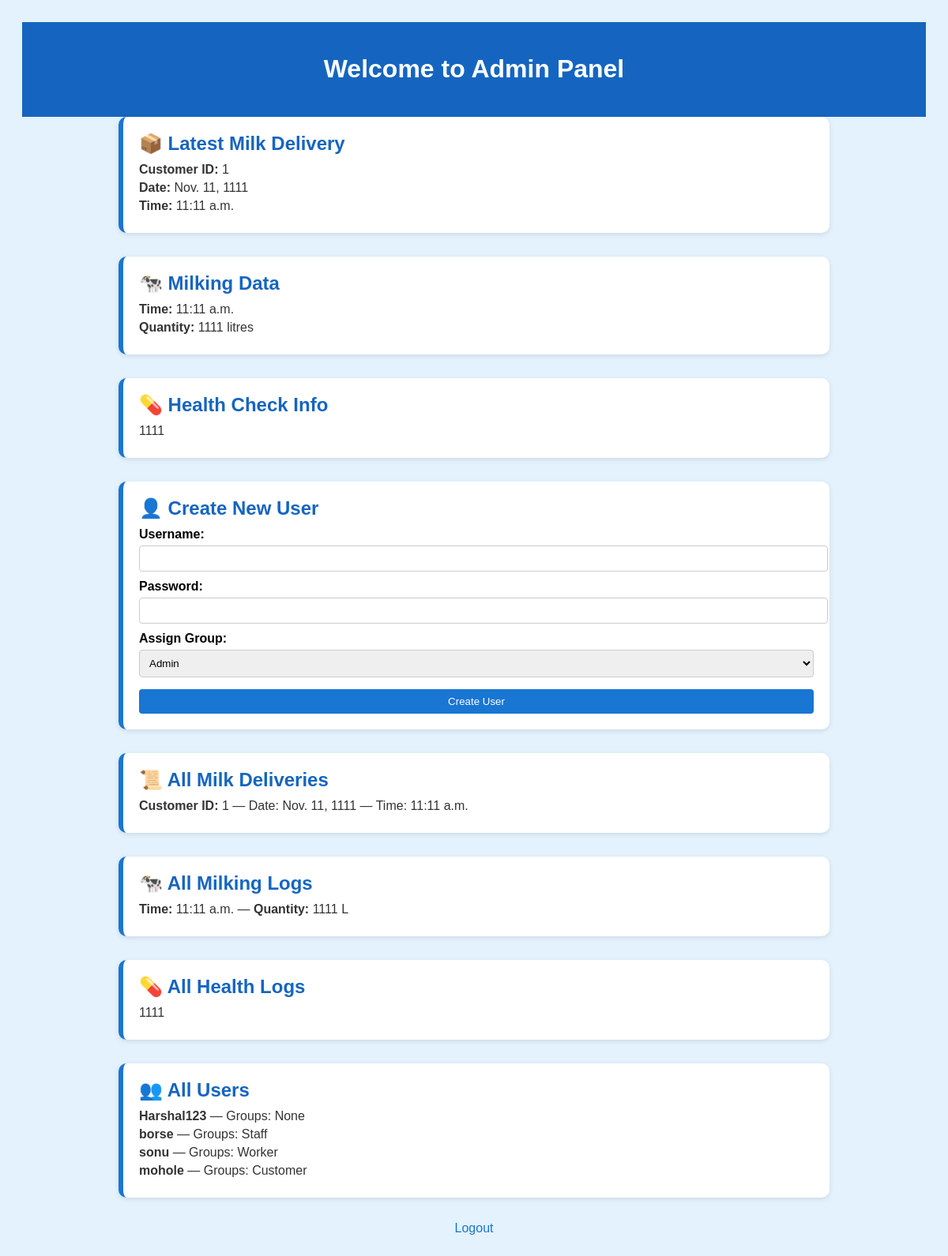
The page /admin_dashboard/ (signed in) on the database its author committed.
### dairyapp/models.py (models this page shows)
class MilkDelivery(models.Model):
    customer_id = models.CharField(max_length=100)
    date = models.DateField()
    time = models.TimeField()

class MilkingLog(models.Model):
    milk_time = models.TimeField()
    milk_quantity = models.CharField(max_length=100)

class HealthLog(models.Model):
    health_notes = models.TextField()

### dairyapp/views.py (the view)
# urls.py: path('admin_dashboard/', views.admin_dashboard, name='admin_dashboard'),
@login_required
def admin_dashboard(request):
    context = {
        'latest_delivery': MilkDelivery.objects.last(),
        'milking_data': MilkingLog.objects.last(),
        'health_data': HealthLog.objects.last(),
        'all_deliveries': MilkDelivery.objects.all(),
        'all_milking': MilkingLog.objects.all(),
        'all_health': HealthLog.objects.all(),
        'all_users': User.objects.all()
    }
    return render(request, 'dairyapp/admin.html', context)

### dairyapp/templates/dairyapp/admin.html (shortened to what this page needs)
<!DOCTYPE html>
<html lang="en">
<head>
</head>
<body>
<header>
    <h1>Welcome to Admin Panel</h1>
</header>
<div class="container">
    <div class="panel">
        <h2 class="section-title">📦 Latest Milk Delivery</h2>
        {% if latest_delivery %}
            <p><strong>Customer ID:</strong> {{ latest_delivery.customer_id }}</p>
            <p><strong>Date:</strong> {{ latest_delivery.date }}</p>
            <p><strong>Time:</strong> {{ latest_delivery.time }}</p>
        {% else %}
            <p>No delivery data submitted yet.</p>
        {% endif %}
    </div>
    <div class="panel">
        <h2 class="section-title">🐄 Milking Data</h2>
        {% if milking_data %}
            <p><strong>Time:</strong> {{ milking_data.milk_time }}</p>
            <p><strong>Quantity:</strong> {{ milking_data.milk_quantity }} litres</p>
        {% else %}
            <p>No milking data submitted yet.</p>
        {% endif %}
    </div>
    <div class="panel">
        <h2 class="section-title">💊 Health Check Info</h2>
        {% if health_data %}
            <p>{{ health_data.health_notes }}</p>
        {% else %}
            <p>No health information submitted yet.</p>
        {% endif %}
    </div>
    <div class="panel">
        <h2 class="section-title">👤 Create New User</h2>
        <form method="post" action="{% url 'create_user' %}">
            <label>Username:</label>
            <input type="text" name="username" required>
            <label>Password:</label>
            <input type="password" name="password" required>
            <label>Assign Group:</label>
            <select name="group" required>
                <option value="Admin">Admin</option>
            </select>
            <input type="submit" value="Create User">
        </form>
    </div>
    <div class="panel">
        <h2 class="section-title">📜 All Milk Deliveries</h2>
        {% for d in all_deliveries %}
            <p><strong>Customer ID:</strong> {{ d.customer_id }} — Date: {{ d.date }} — Time: {{ d.time }}</p>
        {% empty %}
            <p>No deliveries yet.</p>
        {% endfor %}
    </div>
    <div class="panel">
        <h2 class="section-title">🐄 All Milking Logs</h2>
        {% for m in all_milking %}
            <p><strong>Time:</strong> {{ m.milk_time }} — <strong>Quantity:</strong> {{ m.milk_quantity }} L</p>
        {% empty %}
            <p>No milking logs found.</p>
        {% endfor %}
    </div>
    <div class="panel">
        <h2 class="section-title">💊 All Health Logs</h2>
        {% for h in all_health %}
            <p>{{ h.health_notes }}</p>
        {% empty %}
            <p>No health logs found.</p>
        {% endfor %}
    </div>
    <div class="panel">
        <h2 class="section-title">👥 All Users</h2>
        {% for u in all_users %}
            <p><strong>{{ u.username }}</strong> — Groups:
                {% for g in u.groups.all %}
                    {{ g.name }}{% if not forloop.last %}, {% endif %}
                {% empty %}
                    None
                {% endfor %}
            </p>
        {% empty %}
            <p>No users found.</p>
        {% endfor %}
    </div>
    <div class="footer-links">
        <a href="{% url 'logout' %}">Logout</a>
    </div>
</div>
</body>
</html>

### dairyapp/templates/dairyapp/admin.html (style rules this page uses)
body { font-family: Arial, sans-serif; background: #e3f2fd; padding: 20px; }
header { background-color: #1565c0; color: white; padding: 20px; text-align: center; }
.container { margin-top: 40px; max-width: 900px; margin: auto; }
.panel { background: #ffffff; padding: 20px; border-left: 6px solid #1976d2; border-radius: 10px; margin-bottom: 30px; box-shadow: 0 2px 6px rgba(0,0,0,0.1); }
h2 { color: #0d47a1; margin-top: 0; }
p { margin: 5px 0; color: #333; }
.section-title { margin-bottom: 10px; color: #1565c0; }
form label { display: block; margin-top: 10px; font-weight: bold; }
form input, form select { width: 100%; padding: 8px; margin-top: 5px; border-radius: 4px; border: 1px solid #ccc; }
form input[type="submit"] { background-color: #1976d2; color: white; border: none; margin-top: 15px; cursor: pointer; }
.footer-links { text-align: center; margin-top: 30px; }
.footer-links a { margin: 0 10px; color: #1976d2; text-decoration: none; }

### rows shown on the page
MilkDelivery: customer_id "1", date "Nov. 11, 1111", time "11:11 a.m."
MilkingLog: milk_time "11:11 a.m.", milk_quantity "1111"
HealthLog: health_notes "1111"

### other values the page prints
{{ u.username }} "Harshal123"
{{ u.username }} "borse"
{{ g.name }} "Staff"
{{ u.username }} "sonu"
{{ g.name }} "Worker"
{{ u.username }} "mohole"
{{ g.name }} "Customer"
